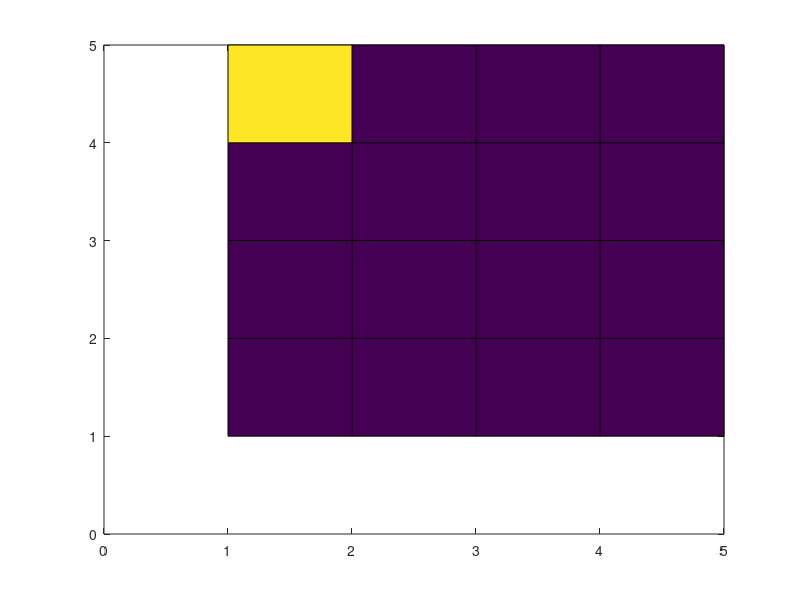

MATLAB code to generate this figure:
%this script models conrad's game of life

clear; clc;


numWorlds = input('How many generations do you want to play? ');
rowNum = input('How many rows? ');
columnNum = input('How many columns? ');
start = input('Start Game (Y/N) ', 's');

if strcmpi(start, 'N')
    error('You gay')
end

figure()
world = round(rand(rowNum,columnNum));

for n = 1:numWorlds
    
    newWorld = zeros(rowNum,columnNum);
    %top and bottom edges
    for row = [1,rowNum]
        for column = 2:columnNum-1
            if world(row,column) == 1 %live cell
                if row == 1
                    neighborhood = sum(sum(world(row:row+1,column-1:column+1)))-1;
                end
                if row == rowNum
                    neighborhood = sum(sum(world(row-1:row,column-1:column+1)))-1;
                end
                if neighborhood < 2 % death by underpopulation
                    newWorld(row,column)=0;
                elseif neighborhood >= 2 && neighborhood <= 3
                    newWorld(row,column)=1;
                elseif neighborhood > 3
                    newWorld(row,column)=0;
                end
            else %not live cell
                if row == 1
                    neighborhood = sum(sum(world(row:row+1,column-1:column+1)));
                end
                if row == rowNum
                    neighborhood = sum(sum(world(row-1:row,column-1:column+1)));
                end
                if neighborhood == 3
                    newWorld(row,column)=1;
                end
            end
        end
    end
    %side edges
    for row = 2:rowNum-1
        for column = [1,columnNum]
            if world(row,column) == 1 %live cell
                if column == 1
                    neighborhood = sum(sum(world(row-1:row+1,column:column+1)))-1;
                end
                if column == columnNum
                    neighborhood = sum(sum(world(row-1:row+1,column-1:column)))-1;
                end
                if neighborhood < 2 % death by underpopulation
                    newWorld(row,column)=0;
                elseif neighborhood >= 2 && neighborhood <= 3
                    newWorld(row,column)=1;
                elseif neighborhood > 3
                    newWorld(row,column)=0;
                end
            else %not live cell
                if column == 1
                    neighborhood = sum(sum(world(row-1:row+1,column:column+1)));
                end
                if column == columnNum
                    neighborhood = sum(sum(world(row-1:row+1,column-1:column)));
                end
                if neighborhood == 3
                    newWorld(row,column)=1;
                end
            end
        end
    end
    
    %corners
    if world(1,1) == 1
        neighborhood = sum(sum(world(1:2,1:2)))-1;
        if neighborhood < 2 % death by underpopulation
            newWorld(1,1)=0;
        elseif neighborhood >= 2 && neighborhood <= 3
            newWorld(1,1)=1;
        end
    else
        neighborhood = sum(sum(world(1:2,1:2)));
        if neighborhood < 2 % death by underpopulation
            newWorld(1,1)=0;
        elseif neighborhood >= 2 && neighborhood <= 3
            newWorld(1,1)=1;
        end
    end
    
    if world(1,columnNum) == 1
        neighborhood = sum(sum(world(1:2,columnNum-1:columnNum)))-1;
        if neighborhood < 2 % death by underpopulation
            newWorld(1,columnNum)=0;
        elseif neighborhood >= 2 && neighborhood <= 3
            newWorld(1,columnNum)=1;
        end
    else
        neighborhood = sum(sum(world(1:2,columnNum-1:columnNum)));
        if neighborhood < 2 % death by underpopulation
            newWorld(1,columnNum)=0;
        elseif neighborhood >= 2 && neighborhood <= 3
            newWorld(1,columnNum)=1;
        end
    end
    
    if world(rowNum,columnNum) == 1
        neighborhood = sum(sum(world(rowNum-1:rowNum,columnNum-1:columnNum)))-1;
        if neighborhood < 2 % death by underpopulation
            newWorld(rowNum,columnNum)=0;
        elseif neighborhood >= 2 && neighborhood <= 3
            newWorld(rowNum,columnNum)=1;
        end
    else
        neighborhood = sum(sum(world(rowNum-1:rowNum,columnNum-1:columnNum)));
        if neighborhood < 2 % death by underpopulation
            newWorld(rowNum,columnNum)=0;
        elseif neighborhood >= 2 && neighborhood <= 3
            newWorld(rowNum,columnNum)=1;
        end
    end
    
    if world(rowNum,1) == 1
        neigborhood = sum(sum(world(rowNum-1:rowNum,1:2)))-1;
        if neighborhood < 2 % death by underpopulation
            newWorld(rowNum,1)=0;
        elseif neighborhood >= 2 && neighborhood <= 3
            newWorld(rowNum,1)=1;
        end
    else
        neigborhood = sum(sum(world(rowNum-1:rowNum,1:2)));
        if neighborhood < 2 % death by underpopulation
            newWorld(rowNum,1)=0;
        elseif neighborhood >= 2 && neighborhood <= 3
            newWorld(rowNum,1)=1;
        end
    end
    
    %rest of board
    for row=2:rowNum-1
        for column=2:columnNum-1
            if world(row,column)==1 % LIVE CELL
                %neighborhood status
                neighborhood = sum(sum(world(row-1:row+1,column-1:column+1)))-1;
                if neighborhood < 2 % death by underpopulation
                    newWorld(row,column)=0;
                elseif neighborhood >= 2 && neighborhood <= 3
                    newWorld(row,column)=1;
                elseif neighborhood > 3
                    newWorld(row,column)=0;
                end
            else
                neighborhood = sum(sum(world(row-1:row+1,column-1:column+1)));
                if neighborhood == 3
                    newWorld(row,column)=1;
                end
            end
        end
    end
    
    life = sum(sum(newWorld));
    dead = rowNum*columnNum - life;
    title(['Living: ', num2str(life), ' || Dead: ', num2str(dead)])
    world = newWorld;
    pause(.01)
    pcolor(world);
    axis ([0, columnNum, 0, rowNum])
    grid off
    drawnow
    
    
end

disp('Done')